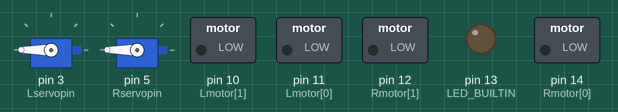
This sketch was run on a simulated Arduino Uno, built with avr-gcc and run on an emulated ATmega328P. On the bench: 2 × servo, switched loads named in the sketch (green lamp = pin HIGH), output pins drawn as LEDs (lit = HIGH).

Above: at 3.7 s.
At 7.5 s:
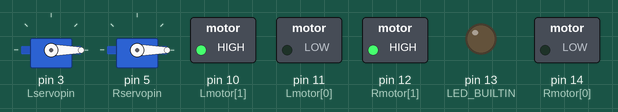
At 17.5 s:
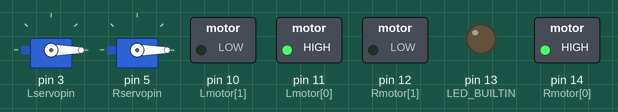
At 22.5 s:
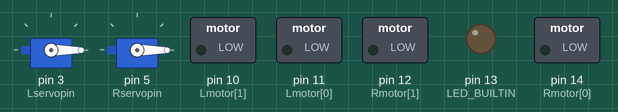
At 27.5 s:
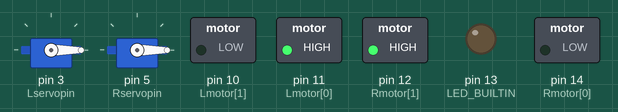
At 37.5 s:
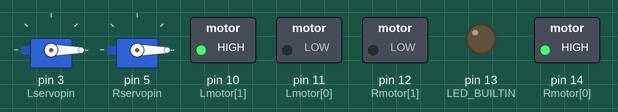
Timing chart, 0 to 39.0 s (numbered marks = the images above):
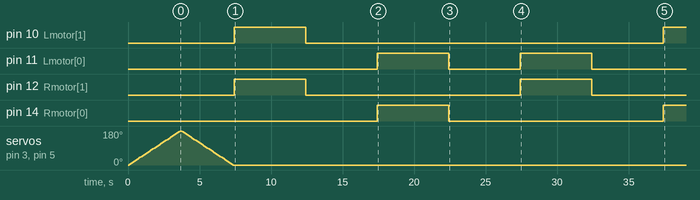

Measured:
- by itself, pin 10 (Lmotor[1]): LOW → HIGH at 7.4 s, → LOW 5.0 s later, → HIGH 25.0 s later
- by itself, pin 11 (Lmotor[0]): LOW → HIGH at 17.4 s, → LOW 5.0 s later, → HIGH 5.0 s later, → LOW 5.0 s later, … (4 changes in this stretch)
- by itself, pin 12 (Rmotor[1]): alternates HIGH for 5.0 s and LOW for 15.0 s
- by itself, pin 14 (Rmotor[0]): LOW → HIGH at 17.4 s, → LOW 5.0 s later, → HIGH 15.0 s later
- by itself, servo on pin 3 (Lservopin), servo on pin 5 (Rservopin): rises from 0° to 180° in 3.5 s, then falls to 0° in 3.7 s

The sketch:

Wall_E_test.ino
```cpp
#include <Servo.h>

const int Lmotor[2] = {11,10};
const int Rmotor[2] = {14,12};

Servo Lservo;
Servo Rservo;
const int Lservopin = 3;
const int Rservopin = 5;

const int trig = 9;
const int echo = 6;
float distance, duration;


void setup() {
  pinMode(LED_BUILTIN, OUTPUT);
  pinMode(Lmotor[0], OUTPUT);
  pinMode(Lmotor[1], OUTPUT);
  pinMode(Rmotor[0], OUTPUT);
  pinMode(Rmotor[1], OUTPUT);
  pinMode(trig, OUTPUT);
  pinMode(echo, INPUT);

  Lservo.attach(Lservopin);
  Rservo.attach(Rservopin);
  Serial.begin(9600);


  //code begins
  Lservo.write(0);
  Rservo.write(0);

  for(int position = 0; position <= 180; position += 5){
    Lservo.write(position);
    Rservo.write(position);
    delay(100);
    }

  for(int position = 180; position >= 0; position -= 5){
    Lservo.write(position);
    Rservo.write(position);
    delay(100);
    }


  //both forward
  analogWrite(Lmotor[0], 0);
  analogWrite(Lmotor[1], 255);
  analogWrite(Rmotor[0], 0);
  analogWrite(Rmotor[1],255);
  delay(5000);

  //delay 1s
  analogWrite(Lmotor[0], 0);
  analogWrite(Lmotor[1], 0);
  analogWrite(Rmotor[0], 0);
  analogWrite(Rmotor[1], 0);
  delay(5000);

  //both backward
  analogWrite(Lmotor[0], 255);
  analogWrite(Lmotor[1], 0);
  analogWrite(Rmotor[0], 255);
  analogWrite(Rmotor[1], 0);
  delay(5000);

  //delay 1s
  analogWrite(Lmotor[0], 0);
  analogWrite(Lmotor[1], 0);
  analogWrite(Rmotor[0], 0);
  analogWrite(Rmotor[1], 0);
  delay(5000);

  //right forward, left backward (left turn)
  analogWrite(Lmotor[0], 255);
  analogWrite(Lmotor[1], 0);
  analogWrite(Rmotor[0], 0);
  analogWrite(Rmotor[1],255);
  delay(5000);

  //delay 1s
  analogWrite(Lmotor[0], 0);
  analogWrite(Lmotor[1], 0);
  analogWrite(Rmotor[0], 0);
  analogWrite(Rmotor[1], 0);
  delay(5000);

  //right backward, left forward (right turn)
  analogWrite(Lmotor[0], 0);
  analogWrite(Lmotor[1], 255);
  analogWrite(Rmotor[0], 255);
  analogWrite(Rmotor[1],0);
  delay(5000);


  analogWrite(Lmotor[0], 0);
  analogWrite(Lmotor[1], 0);
  analogWrite(Rmotor[0], 0);
  analogWrite(Rmotor[1], 0);
}

void loop() {
  /************ Start US Measurement Section ***********/
  digitalWrite(trig, LOW);
  delay(2);
  digitalWrite(trig, HIGH);
  delay(10);
  digitalWrite(trig, LOW);
  duration = pulseIn(echo, HIGH);
  distance = duration * 0.034/2;
  /************** End US Measurement Section ***********/
  Serial.println(distance);

  if(distance <= 7){
    digitalWrite(LED_BUILTIN, HIGH);
    delay(300);
    digitalWrite(LED_BUILTIN, LOW);
    delay(300);
  }

}
```
